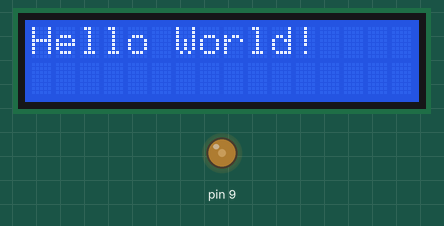
The sketch below on a simulated Arduino Uno, built with avr-gcc and run on an emulated ATmega328P. On the bench: 16×2 character LCD, output pins drawn as LEDs (lit = HIGH).

Above: at 0.1 s.
At 1.1 s:
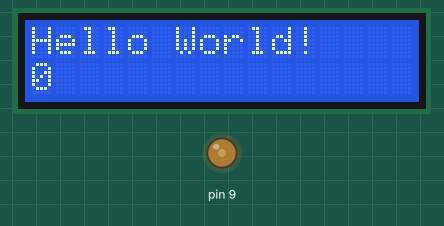
At 3.1 s:
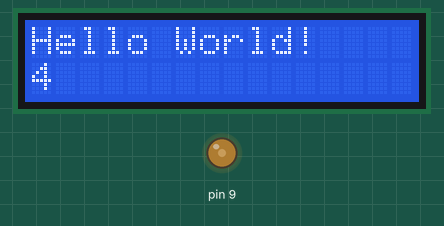
At 5.6 s:
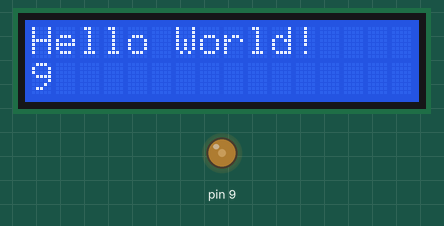
At 29.2 s:
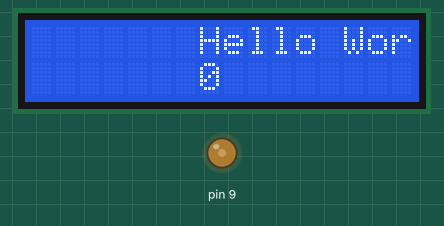
At 38.4 s:
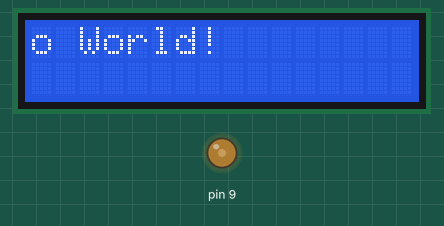

Measured:
- what the display in image 1 shows lasts 0.5 s, from 1.1 s to 1.6 s

The sketch:

prog_10.ino
```cpp
#include <LiquidCrystal.h>

// LiquidCrystal lcd(RS, E, D4, D5, D6, D7)
LiquidCrystal lcd(2, 3, 4, 5, 6, 7);


// A função setup() é executada apenas um vez
void setup()
{
  pinMode(9, OUTPUT);
  analogWrite(9, 80);

  lcd.begin(16,2);
  lcd.print("Hello World!");
  delay(1000);
}

// A função loop() é executada repetidamente
void loop()
{
  for (int i = 0; i < 10; i++)
  {
    lcd.setCursor(0, 1);
    lcd.print(i);
    delay(500);
  }
  for (int positionCounter = 0; positionCounter < 29; positionCounter++) {
    // scroll one position right:
    lcd.scrollDisplayRight();
    // wait a bit:
    delay(150);
  }
}
```
